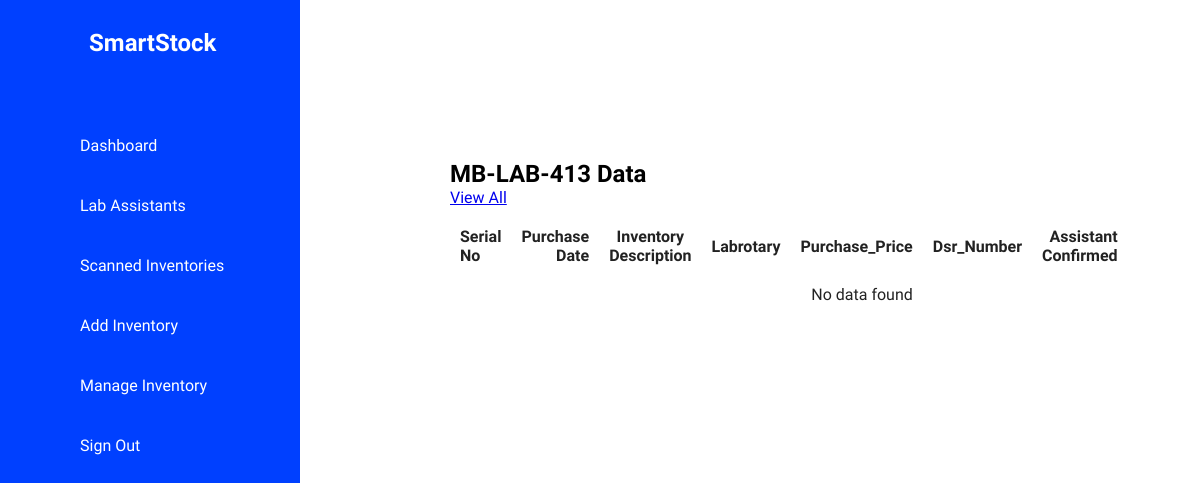
Before: /Labs/Lab413.php with the older database file.
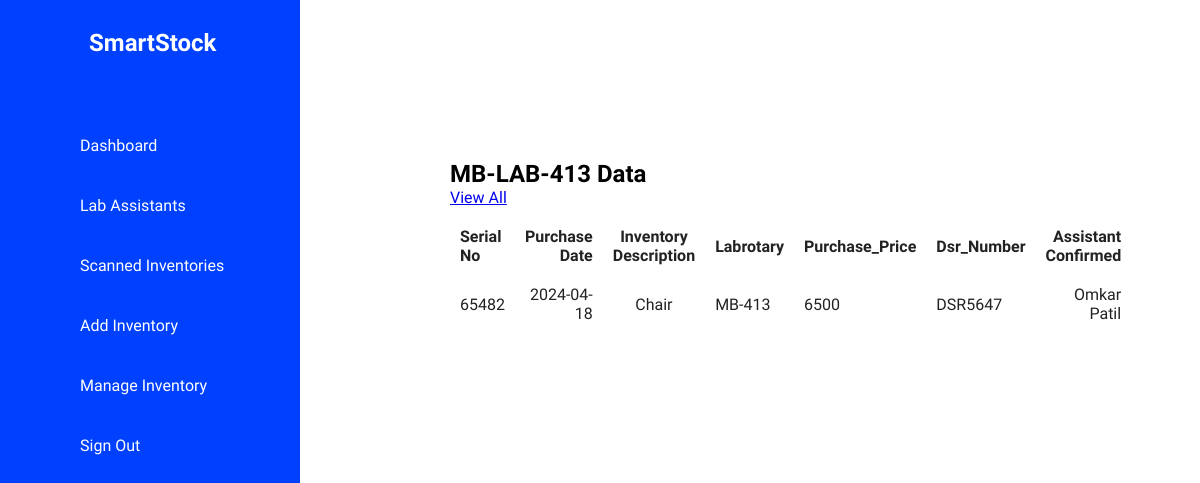
After: the same page with the newer database file.
### tables this page shows
CREATE TABLE `inventory_data` (
  `serial_no` int(11) NOT NULL,
  `purchase_date` date DEFAULT NULL,
  `Inventory_Description` varchar(500) DEFAULT NULL,
  `labrotary` varchar(50) DEFAULT NULL,
  `Purchase_Price` int(11) DEFAULT NULL,
  `dsr_number` varchar(70) DEFAULT NULL,
  `Assistant_Confirmed` varchar(100) DEFAULT NULL,
  `image_url` mediumblob NOT NULL
);

### Labs/Lab413.php (the view, shortened to what this page needs)
<!DOCTYPE html>
<html lang="en">
<head>
    <link rel="stylesheet" href="../css/labs.css" />
</head>
<body>
    <div class="container">
        <div class="navigation">
            <ul>
                <li>
                    <a href="#">
                        <span class="icon"><ion-icon name="cart"></ion-icon></span>
                        <span class="logo">
                            <h2>SmartStock</h2>
                        </span>
                    </a>
                </li>
                <li>
                    <a href="../dashboard.php">
                        <span class="icon"><ion-icon name="home-outline"></ion-icon></span>
                        <span class="title">Dashboard</span>
                    </a>
                </li>
                <li>
                    <a href="../lab_assist.php">
                        <span class="icon"><ion-icon name="person-outline"></ion-icon></span>
                        <span class="title">Lab Assistants</span>
                    </a>
                </li>
                <li>
                    <a href="../scan_invent.php">
                        <span class="icon"><ion-icon name="scan-outline"></ion-icon></span>
                        <span class="title">Scanned Inventories</span>
                    </a>
                </li>
                <li>
                    <a href="../addinventory.php">
                        <span class="icon"><ion-icon name="add-outline"></ion-icon></span>
                        <span class="title">Add Inventory</span>
                    </a>
                </li>
                <li>
                    <a href="../manage_invent.php">
                        <span class="icon"><ion-icon name="settings-outline"></ion-icon></span>
                        <span class="title">Manage Inventory</span>
                    </a>
                </li>
                <li>
                    <a href="../index.php">
                        <span class="icon"><ion-icon name="log-out-outline"></ion-icon></span>
                        <span class="title">Sign Out</span>
                    </a>
                </li>
            </ul>
        </div>
        <div class="main">
            <div class="topbar">
                <div class="toggle">
                </div>
            </div>
<div class="details">
            <div class="recentOrders">
                    <div class="cardHeader">
                        <h2>MB-LAB-413 Data</h2>
                        <a href="#" class="btn">View All</a>
                    </div>
                    <table>
                        <thead>
                            <tr>
                                <td>Serial No</td>
                                <td>Purchase Date</td>
                                <td>Inventory Description</td>
                                <td>Labrotary</td>
                                <td>Purchase_Price</td>
                                <td>Dsr_Number</td>
                                <td>Assistant Confirmed</td>
                            </tr>
                        </thead>
                        <?php
            include_once ('../connection.php');
            $sql = "SELECT * FROM inventory_data where labrotary='MB-413'";
            $result = $conn->query($sql);
            if ($result->num_rows > 0) {
                while ($row = $result->fetch_assoc()) {
                    echo "<tr>";
                    echo "<td>" . $row["serial_no"] . "</td>";
                    echo "<td>" . $row["purchase_date"] . "</td>";
                    echo "<td>" . $row["Inventory_Description"] . "</td>";
                    echo "<td>" . $row["labrotary"] . "</td>";
                    echo "<td>" . $row["Purchase_Price"] . "</td>";
                    echo "<td>" . $row["dsr_number"] . "</td>";
                    echo "<td>" . $row["Assistant_Confirmed"] . "</td>";
                    echo "</tr>";
                }
            } else {
                echo "<tr><td colspan='5'>No data found</td></tr>";
            }
            ?>
                    </table>
            </div>
        </div>
</body>
</html>

Changed rows visible on the page:
added inventory_data: serial_no "65482", purchase_date "2024-04-18", Inventory_Description "Chair", labrotary "MB-413", Purchase_Price "6500", dsr_number "DSR5647", Assistant_Confirmed "Omkar Patil"
Other visible differences:
text no longer shown: "No data found"
